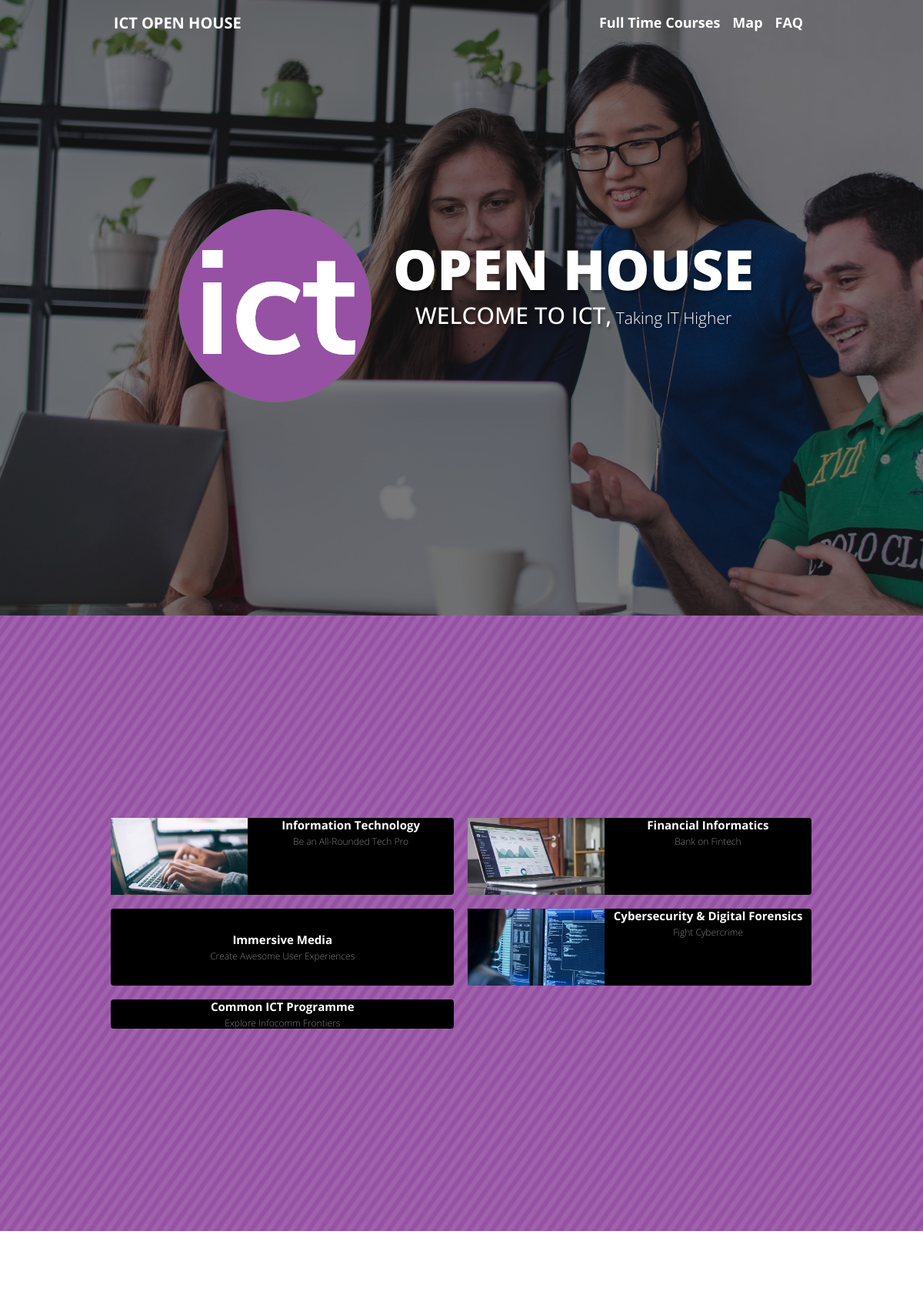
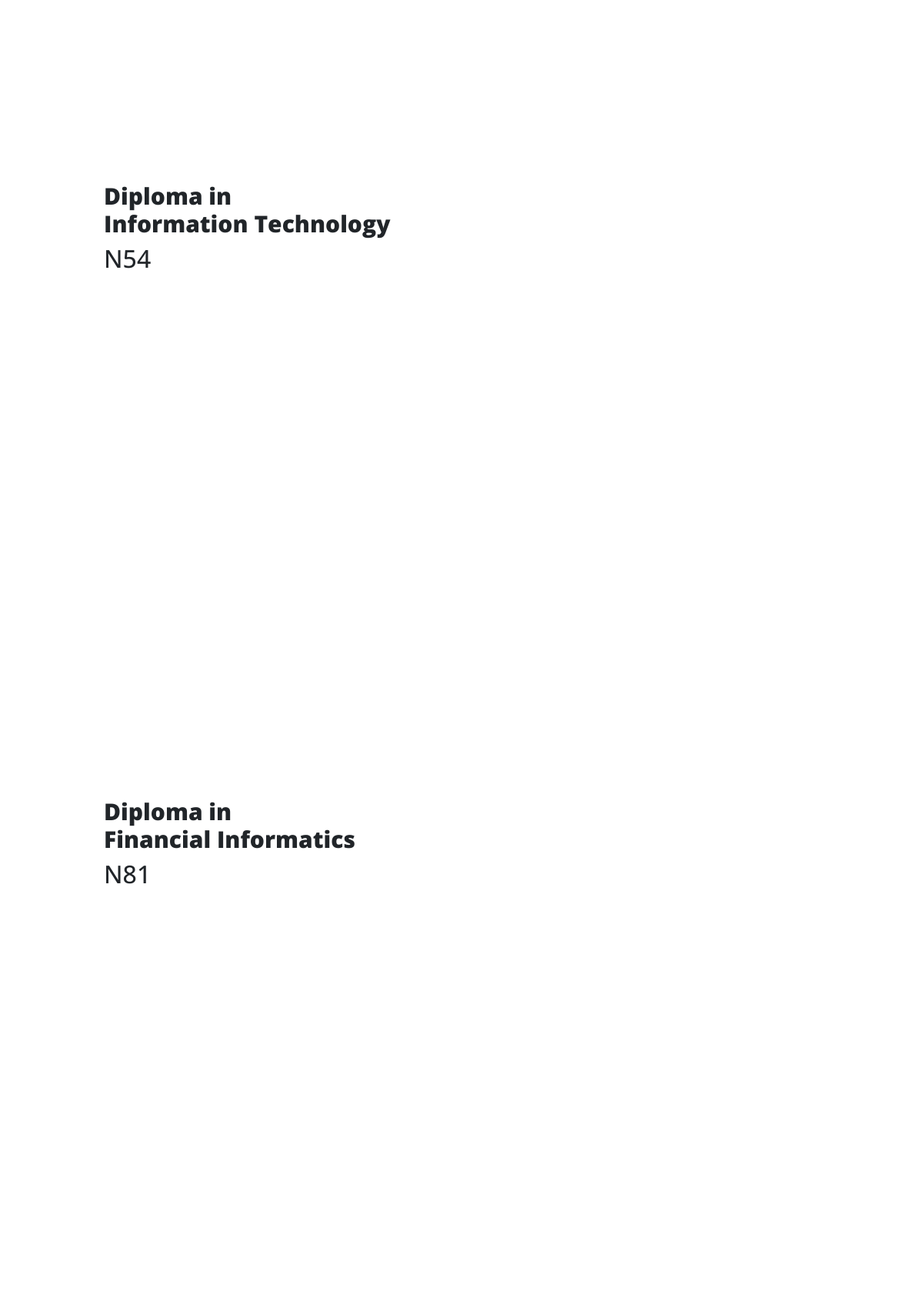
The page / (upper part) on the database its author committed (2 pictures, top to bottom).
### tables this page shows
CREATE TABLE Item 
(
  item_id INT(4) NOT NULL AUTO_INCREMENT,
  item_path VARCHAR(512) NOT NULL,
  item_type VARCHAR(20) NOT NULL,
  module_id INT(4) DEFAULT NULL,
  course_id INT(4) DEFAULT NULL,
  project_id INT(4) DEFAULT NULL,
  category_id INT(4) DEFAULT NULL,
  CONSTRAINT pk_item PRIMARY KEY (item_id),
  CONSTRAINT fk_item_module_id FOREIGN KEY (module_id) REFERENCES Module(module_id),
  CONSTRAINT fk_item_course_id FOREIGN KEY (course_id) REFERENCES Course(id),
  CONSTRAINT fk_item_project_id FOREIGN KEY (project_id) REFERENCES Project(project_id),
  CONSTRAINT fk_item_category_id FOREIGN KEY (category_id) REFERENCES Category(category_id)
);

CREATE TABLE Course 
(
  id INT(4) NOT NULL AUTO_INCREMENT,
  course_id VARCHAR(4) NOT NULL,
  course_name VARCHAR(50) NOT NULL,
  course_abbreviations VARCHAR(10) NOT NULL,
  course_short_description TEXT DEFAULT NULL,
  course_description TEXT DEFAULT NULL,
  course_year1_description TEXT DEFAULT NULL,
  course_year2_description TEXT DEFAULT NULL,
  course_year3_description TEXT DEFAULT NULL,
  course_elective_description TEXT DEFAULT NULL,
  course_requirements VARCHAR(500) DEFAULT NULL,
  course_intake INT(4) NOT NULL,
  CONSTRAINT pk_course PRIMARY KEY (id)
);

### helpers/helper.php (called while the page is built, shortened)
<?php
class Helper
{
    private $defaultPath;
    public function __construct()
    {
        $this->defaultPath = ($_SERVER['SERVER_NAME'] == 'localhost') ? '/capstone-project/' : '/' ;
    }
    function cssPath($file) {
        $hrefPath = $this->defaultPath .'assets/css/'. $file;
        return $hrefPath;
    }
    function pageUrl($file) {
        $httpProtocol = !isset($_SERVER['HTTPS']) || $_SERVER['HTTPS'] != 'on' ? 'http' : 'https';
        $url = $httpProtocol . '://' . $_SERVER['HTTP_HOST'] . $this->defaultPath;
        if ($file !== 'index.php') {
            $url .= 'views/' . $file;
        }
        return $url;
    }
}
?>

### helpers/mysql.php (called while the page is built, shortened)
<?php
class Mysql_Driver
{
    private $connection;
    public function connect()
    {
         $host = 'localhost';
         $user = 'root';
         $password = '';
		 $database = 'ict_open_house';
        $this->connection = mysqli_connect($host, $user, $password, $database);
    }
    public function query($qry)
	{
      	$result = mysqli_query($this->connection,$qry);
		if (!$result)
			trigger_error("Query Failed! SQL: $qry - Error: " .
			mysqli_error($this->connection));
		else
			return $result;
	}
	public function fetch_array($result)
	{
		return mysqli_fetch_array($result);
	}
}
?>

### index.php (the view, shortened to what this page needs)
<?php
    include_once __DIR__.'/helpers/mysql.php';
    include_once __DIR__.'/helpers/helper.php';
    $helper = new Helper();
    $db = new Mysql_Driver();
    $db->connect();
    $sql = "SELECT * FROM Course WHERE course_name NOT LIKE '%Common%'";
    $result = $db->query($sql);
    $resultArray = [];
    while ($row = $db->fetch_array($result)) {
        $resultArray[] = $row;
    }
    $sql4 = "SELECT * FROM Course WHERE course_name LIKE '%Common%'";
    $result9 = $db->query($sql4);
    $sql6 = "SELECT * FROM Course";
    $result1 = $db->query($sql6);
    $resultArray3 = [];
    while ($row = $db->fetch_array($result1)) {
        $resultArray3[] = $row;
    }
?>
<!DOCTYPE html>
<html lang="en">
    <?php include $helper->subviewPath('header.php') ?>
    <main>
        <?php include $helper->subviewPath('fullpageNav.php') ?>
        <div id="fullpage">
            <div class="section" id="section-header">
                <div class="container">
                    <div class="card flex-row flex-wrap intro">
                        <div class="card-header intro" style="float:left;">
                            <img class="img-fluid" src="assets/img/General/BG_Logo.png" alt="Logo Image" data-holder-rendered="true">
                        </div>
                        <div class="card-block px-2 justify-content-center" style="float:right; padding-top:50px;">
                            <h1 >OPEN HOUSE</h1>
                            <h2><span class="welcome-text">WELCOME TO ICT,</span><span class="short-text"> Taking IT Higher </span></h2>
                        </div>
                    </div>
                    <br>
                </div>
            </div>
            <div class="section" id="section-overview">
                <div class="container cour">
                <?php foreach ($resultArray3 as $key => $row): ?>
                    <div class="card courses">
                        <a href="#<?php echo $row["id"]?>">
                        <div class="row no-gutters">
                        <?php
                            $db = new Mysql_Driver();
                            $db->connect();
                            $sql3 = "SELECT * FROM Item WHERE course_id = " . $row['id'] . " AND item_path LIKE '%BG_1.jpg'";
                            $result3 = $db->query($sql3);
                            while ($row3 = $db->fetch_array($result3)):
                        ?>
                            <div class="col-auto">
                                <img style="height:100px" src="<?php echo $row3["item_path"] ?>" class="img-fluid" alt="">
                            </div>
                            <?php endwhile; ?>
                            <div class="col info">
                                <div class="card-block px-2">
                                        <h5 class="card-title"><?php echo $row['course_name'] ?></h5>
                                        <h6 class="card-subtitle"><?php echo $row['course_short_description'] ?></h6>
                                </div>
                            </div>
                        </div>
                        </a>
                    </div>
                    <?php endforeach; ?>
                </div>
            </div>
            <?php foreach ($resultArray as $key => $row): ?>
                <div class="section" id="<?php echo 'section-' . $row['id']?>">
                    <div class="slide" id="<?php echo 'slide1-' . $row['id']?>" data-anchor="0">
                            <div class="container courseTitle" >
                                <div class="row">
                                    <div class="col-md-7">
                                        <h1>Diploma in </br> <?php echo $row['course_name'] ?></h1>
                                        <h2><?php echo $row['course_id'] ?></h2>
                                    </div>
                                </div>
                        </div>
                    </div>
            </div>
            <?php endforeach; ?>
        </div>
    </main>
    <?php include $helper->subviewPath('footer.php') ?>
</html>

### views/sub-views/header.php (shortened to what this page needs)
<head>
    <link rel="stylesheet" type="text/css" href="https://stackpath.bootstrapcdn.com/bootstrap/4.3.1/css/bootstrap.min.css">
    <link rel="stylesheet" type="text/css" href="<?php echo $helper->cssPath("fullpage.css") ?>" />
    <link rel="stylesheet" type="text/css" href="<?php echo $helper->cssPath("shared.css") ?>"/>
    <link rel="stylesheet" type="text/css" href="<?php echo $helper->cssPath("index.css") ?>"/>
    <link rel="stylesheet" type="text/css" href="<?php echo $helper->cssPath("modules.css") ?>"/>
    <link rel="stylesheet" type="text/css" href="<?php echo $helper->cssPath("faq.css") ?>"/>
    <link rel="stylesheet" type="text/css" href="<?php echo $helper->cssPath("projects.css") ?>"/>
    <link rel="stylesheet" type="text/css" href="<?php echo $helper->cssPath("dynamicStyle.php") ?>"/>
    <link rel="stylesheet" type="text/css" href="../assets/slick/slick.css"/>
    <link rel="stylesheet" type="text/css" href="../assets/slick/slick-theme.css"/>
</head>
<body>

### views/sub-views/fullpageNav.php (shortened to what this page needs)
<div class="navbar-placeholder sticky-top">
    <nav class="navbar navbar-expand-sm navbar-dark">
        <div class="container">
            <a class="navbar-brand mb-0 h1" href=<?php echo $helper->pageUrl("index.php")?>><b>ICT OPEN HOUSE</b></a>
            <div class="collapse navbar-collapse justify-content-end" id="navbarNav">
                <div class="navbar-nav">
                <a class="nav-item text-white nav-link pl-2" href="<?php echo $helper->pageUrl("index.php") ?>"><b style="font-size:1.5vw">Full Time Courses</b><span class="sr-only">(current)</span></a>
                    <a class="nav-item text-white nav-link" href="<?php echo $helper->pageUrl("tour.php") ?>"><b style="font-size:1.5vw">Map</b></a>
                    <a class="nav-item text-white nav-link" href="<?php echo $helper->pageUrl("faq.php") ?>"><b style="font-size:1.5vw">FAQ</b></a>
                </div>
            </div>
        </div>
    </nav>
</div>

### views/sub-views/footer.php (shortened to what this page needs)
</body>

### assets/css/fullpage.css (style rules this page uses)
html.fp-enabled, .fp-enabled body { margin: 0; padding: 0; overflow:hidden; -webkit-tap-highlight-color: rgba(0,0,0,0); }
.fp-section { position: relative; -webkit-box-sizing: border-box; -moz-box-sizing: border-box; box-sizing: border-box; }
.fp-slide { float: left; }
.fp-slide, .fp-slidesContainer { height: 100%; display: block; }
.fp-section.fp-table, .fp-slide.fp-table { display: table; table-layout:fixed; width: 100%; }

### assets/css/shared.css (style rules this page uses)
body { font-size:1vw; }
h1 { font-size:2.5vw; }
h5 { font-size:1.25vw; }
h6 { font-size:1vw; }
html { box-sizing: border-box; }
*, *:before, *:after { box-sizing: inherit; }
body { font-family: 'Open Sans',sans-serif; }
html, body { background-color: #ffffff; }
body, main { min-height: 100vh; }
body { background-color: #ffffff; }
.sticky-top { position: fixed; top: 0; opacity: 90%; width: 100%; z-index: 1000; opacity: 100%; }
@media only screen and (min-width: 1200px) { .container { max-width: none !important; width: 80% !important; } }

### assets/css/index.css (style rules this page uses)
#section-header { color: white; text-align: center; text-shadow: 2px 4px 3px rgba(0,0,0,0.3); background:linear-gradient( rgba(0, 0, 0, 0.5), rgba(0, 0, 0, 0.5) ),url("../img/General/BG_Index.png"); background-size: cover; }
.container.cour { display: flex; flex-flow: row wrap; }
.col.info { position: relative; top: 50%; }
.card.courses { background-color:black; color:white; flex:0 0 48%; max-width:48%; float:left; align-items:stretch; margin:9px 9px 9px 9px; text-align:center; justify-content:center; border:0px !important; }
.card.courses h6 { font-weight:50; color:grey; }
.card.courses a { text-decoration:none; color:white; }
#section-header h1 { font-size: 6vw; margin-bottom:0; }
#section-header h2 { font-size: 2.5vw; display: inline-block; }
.card.intro, .card-header.intro { background-color: transparent; border:none; display:inline-block; }
.short-text { font-weight:250; font-size:0.7em; }
#section-overview { background-size: cover; background-repeat: no-repeat; background-image: url("../img/General/BG_Overview.png"); }
.card-title { font-weight: bold; }

### assets/css/modules.css (style rules this page uses)
h1, h4 { font-weight: 800; }

### rows shown on the page
course: course_name "Information Technology", course_short_description "Be an All-Rounded Tech Pro", course "N54"
item: item_path (picture)
course: course_name "Financial Informatics", course_short_description "Bank on Fintech", course "N81"
item: item_path (picture)
course: course_name "Immersive Media", course_short_description "Create Awesome User Experiences"
course: course_name "Cybersecurity & Digital Forensics", course_short_description "Fight Cybercrime"
item: item_path (picture)
course: course_name "Common ICT Programme", course_short_description "Explore Infocomm Frontiers"
